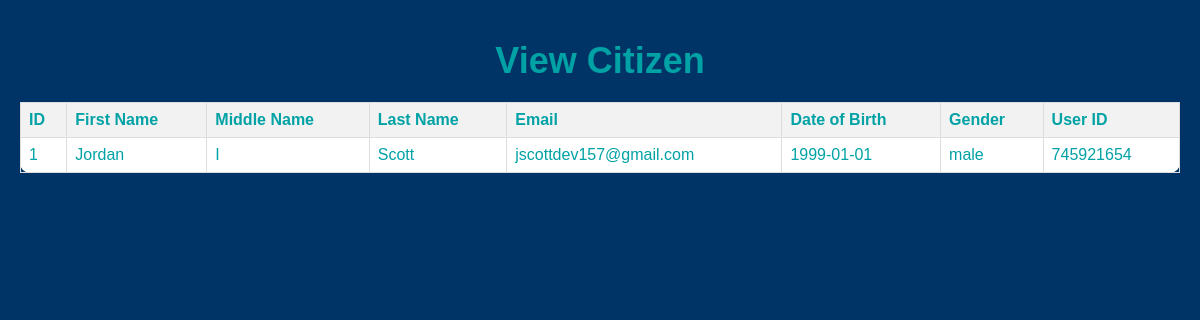
Screenshot of /view-citizen/1 with the database file from the repository.
### tables this page shows
CREATE TABLE users (
        id INTEGER PRIMARY KEY,
        first_name TEXT,
        middle_name TEXT,
        last_name TEXT,
        date_of_birth DATE,
        email TEXT UNIQUE,
        gender TEXT,
        user_id TEXT UNIQUE
    );

### app.py (the view)
@app.route("/view-citizen/<int:user_id>")
def view_citizen(user_id):
    try:
        conn = sqlite3.connect('mydatabase.db')
        cursor = conn.cursor()
        cursor.execute("SELECT id, first_name, middle_name, last_name, email, date_of_birth, gender, user_id FROM users WHERE id = ?", (user_id,))
        user = cursor.fetchone()
        conn.close()
        return render_template("view_citizen.html", user=user)
    except Exception as e:
        return f"An error occurred: {str(e)}"

### templates/view_citizen.html (shortened to what this page needs)
<!DOCTYPE html>
<html lang="en">
<head>
    <link rel="stylesheet" type="text/css" href="{{ url_for('static',filename='styles/view-citizen.css') }}">
</head>
<body>
    <h1>View Citizen</h1>
    <table>
        <tr>
            <th>ID</th>
            <th>First Name</th>
            <th>Middle Name</th>
            <th>Last Name</th>
            <th>Email</th>
            <th>Date of Birth</th>
            <th>Gender</th>
            <th>User ID</th>
        </tr>
        <tr>
            <td>{{ user[0] }}</td>
            <td>{{ user[1] }}</td>
            <td>{{ user[2] }}</td>
            <td>{{ user[3] }}</td>
            <td>{{ user[4] }}</td>
            <td>{{ user[5] }}</td>
            <td>{{ user[6] }}</td>
            <td>{{ user[7] }}</td>
        </tr>
    </table>
</body>
</html>

### static/styles/view-citizen.css (style rules this page uses)
body, h1, table, th, td, tr { margin: 0; padding: 0; }
body { background-color: #003366; color: #00A2A5; font-family: Arial, sans-serif; padding: 20px; text-align: center; }
h1 { font-size: 36px; margin-top: 20px; }
table { width: 100%; border-collapse: collapse; background-color: #FFFFFF; border-radius: 10px; margin-top: 20px; }
th, td { border: 1px solid #ddd; padding: 8px; text-align: left; }
th { background-color: #f2f2f2; }

### rows the page displays
users: id "1", first_name "Jordan", middle_name "I", last_name "Scott", email "jscottdev157@gmail.com", date_of_birth "1999-01-01", gender "male", user "745921654"
